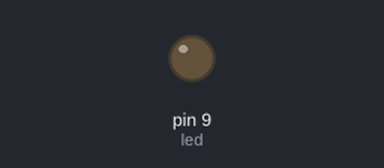
This sketch was run on a simulated Arduino Uno, built with avr-gcc and run on an emulated ATmega328P. Shown: output pins drawn as LEDs (lit = HIGH).

Above: at 0.15 s.
At 37.0 s:
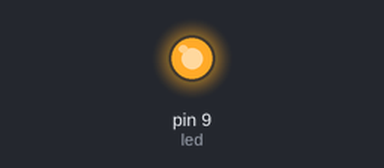
Timing chart, 0 to 40.0 s (numbered marks = the images above):
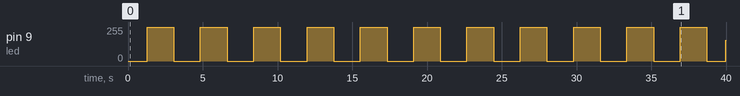

The sketch:

pwm_fade_in_out.ino
```cpp
int led = 9;

void setup()
{
  pinMode(led, OUTPUT);
  analogWrite(led, 0); // Start with LED off
}

void loop()
{
  // Fade in
  for (int i = 0; i <= 255; i++) {
    analogWrite(led, i);
    delay(5);
  }

  delay(500);

  // Fade out
  for (int i = 255; i >= 0; i--) {
    analogWrite(led, i);
    delay(5);
  }

  delay(500);
}
```

Measured:
- by itself, pin 9 (led): 0/255 → 255/255 at 1.3 s, → 0/255 1.8 s later, → 255/255 1.8 s later, → 0/255 1.8 s later, … (23 changes in this stretch)
